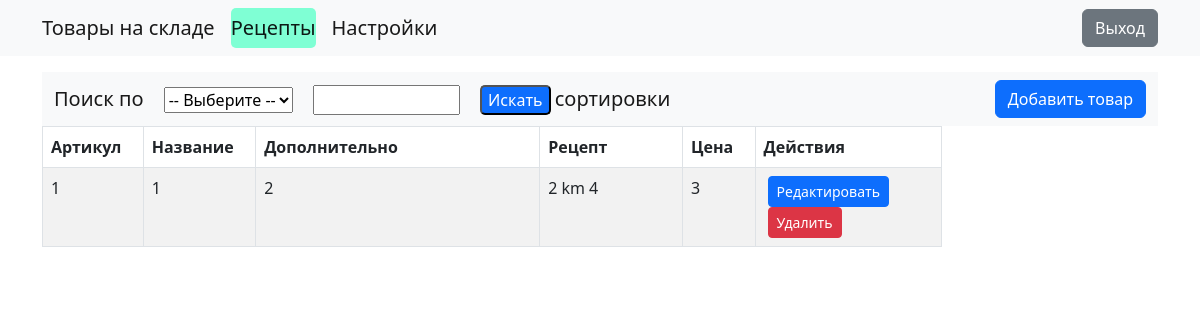
/prise/ (signed in), run on an earlier commit of the app's database.
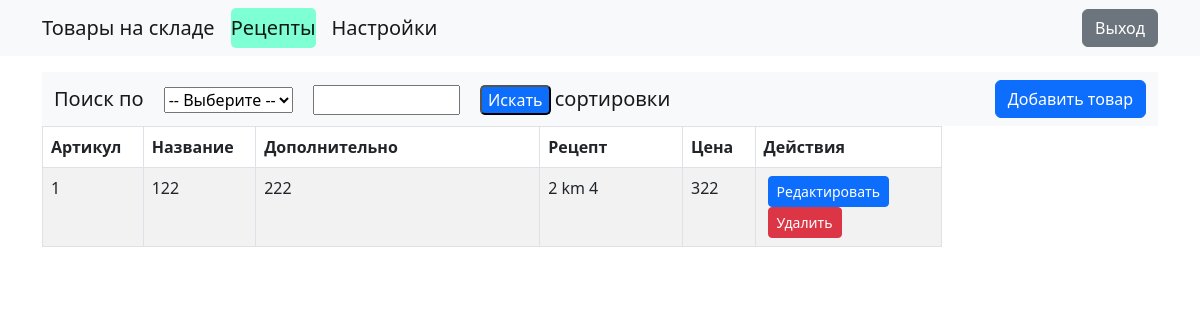
And on a later commit of the database.
### dbbase.py (models this page shows, shortened)
class Prise(Base):
    __tablename__ = 'prise'
    id = Column(Integer(), primary_key=True, autoincrement="auto")
    name = Column(String(50), unique=True, nullable=False)
    description = Column(String(50))
    price = Column(Integer(), nullable=False)
    recept = Column(String(500), nullable=False)

### prise_sys.py (the view)
@app.route('/prise/', methods=['GET'])
def ind_prise():
    if log_question():
        groceries = contr.get_prise()
        return render_template('prise/prise.html', groceries=groceries, info='', choise='prise')
    else:
        return render_template('regandlog/log.html')

### dbbase.py (called while the page is built)
    def get_prise(self):
        return self.session.query(Prise).all()

    def load_user(self, user_id):
        return self.session.query(User).get(int(user_id))

    def user_get_p(self, username):
        return self.session.query(User).filter_by(username=username).first()

### log_sys.py (called while the page is built)
@login_manager.user_loader
def load_user(user_id):
    return contr.load_user(user_id)

### main.py (called while the page is built)
def log_question():
    if current_user.is_authenticated:
        user = contr.user_get_p(current_user.username)
        if user and user.ok:
            print(3)
            return True
        print(1, user, user.ok)
        return False
    else:
        print(2)
        return False

### templates/prise/prise.html (shortened to what this page needs)
{% extends "base.html" %}
{% block content %}
<nav class="navbar navbar-expand-lg navbar-light bg-light">
    <div class="container">
        <form action="{{ url_for('prise_find') }}" method="POST">
            {% if info != '' %}
            <a class="navbar-brand">{{ info }}</a>
            {% else %}
            <a class="navbar-brand">Поиск по</a>
            <select id="k_find" name="k_find">
                <option value="">-- Выберите --</option>
            </select>
            <input type="text" id="i_find" name="i_find" required minlength="1" maxlength="100" size="10"/>
            <button style="background-color: #0D6EFD; color:white; border-radius:5px" type="submit">
                Искать
            </button>
            {% endif %}
            <a class="navbar-brand">сортировки</a>
        </form>
        <div class="collapse navbar-collapse justify-content-end">
            <ul class="navbar-nav">
                <li class="nav-item">
                    <a href="/prise/add" class="btn btn-primary">Добавить товар</a>
                </li>
            </ul>
        </div>
    </div>
</nav>
{% if info != 'Нет информации'%}
<div class="table-responsive" style="width:900px">
    <table class="table table-striped table-bordered" width="100%">
        <thead class="thead-dark">
        <tr>
            <th scope="col" width="1px">Артикул</th>
            <th scope="col">Название</th>
            <th scope="col">Дополнительно</th>
            <th scope="col">Рецепт</th>
            <th scope="col">Цена</th>
            <th scope="col">Действия</th>
        </tr>
        </thead>
        <tbody>
        {% for prise in groceries %}
        <tr>
            <td width="1%" height="1px">{{ prise.id }}</td>
            <td width="1%" height="1px">{{ prise.name }}</td>
            <td width="10%" height="1px">{{ prise.description }}</td>
            <td width="5%" height="1px">
                {{ prise.recept }}
            </td>
            <td width="1%" height="1px">{{ prise.price }}</td>
            <td width="3%" height="1px">
                <a href="{{ url_for('edit_prise', id=prise.id) }}"
                   class="btn btn-sm btn-primary mx-1">Редактировать</a>
                <form method="post" action="{{ url_for('delete_prise', id=prise.id) }}" style="display: inline">
                    <button type="submit" class="btn btn-sm btn-danger mx-1">Удалить</button>
                </form>
            </td>
        </tr>
        {% endfor %}
        </tbody>
    </table>
</div>
{%endif%}
{% endblock %}

### templates/base.html (shortened to what this page needs)
<!DOCTYPE html>
<html lang="ru">
<head>
    <link href="https://cdn.jsdelivr.net/npm/bootstrap@5.2.3/dist/css/bootstrap.min.css" rel="stylesheet">
    <link rel="stylesheet" href="https://cdnjs.cloudflare.com/ajax/libs/font-awesome/4.7.0/css/font-awesome.min.css">
    <link rel="stylesheet" href="{{ url_for('static', filename='custom.css') }}">
</head>
<body>
<nav class="navbar navbar-expand-lg navbar-light bg-light">
    <div class="container">
        {% if choise=="product"%}
        <a class="navbar-brand" href="/" style="background:#7FFFD4; border-radius:5px">Товары на складе</a>
        {% else %}
        <a class="navbar-brand" href="/">Товары на складе</a>
        {% endif %}
        {% if choise=="prise"%}
        <a class="navbar-brand" href="/prise/" style="background:#7FFFD4; border-radius:5px">Рецепты</a>
        {%else%}
        <a class="navbar-brand" href="/prise/">Рецепты</a>
        {% endif %}
        {% if choise=="settings"%}
        <a class="navbar-brand" href="/settings" style="background:#7FFFD4; border-radius:5px">Настройки</a>
        {%else%}
        <a class="navbar-brand" href="/settings">Настройки</a>
        {% endif %}
        <div class="collapse navbar-collapse justify-content-end"
             id="navbarNav">
            <ul class="navbar-nav">
                <li class="nav-item">
                    <a href="{{ url_for('logout') }}" class="btn btn-secondary">Выход</a>
                </li>
            </ul>
        </div>
    </div>
</nav>
<div class="container my-3">
    {% block content %}
    {% endblock %}
</div>
</body>
</html>

What changed in the data, as far as the page shows it:
changed Prise "2 km 4": name "1" → "122"; description "2" → "222"; price "3" → "322"
